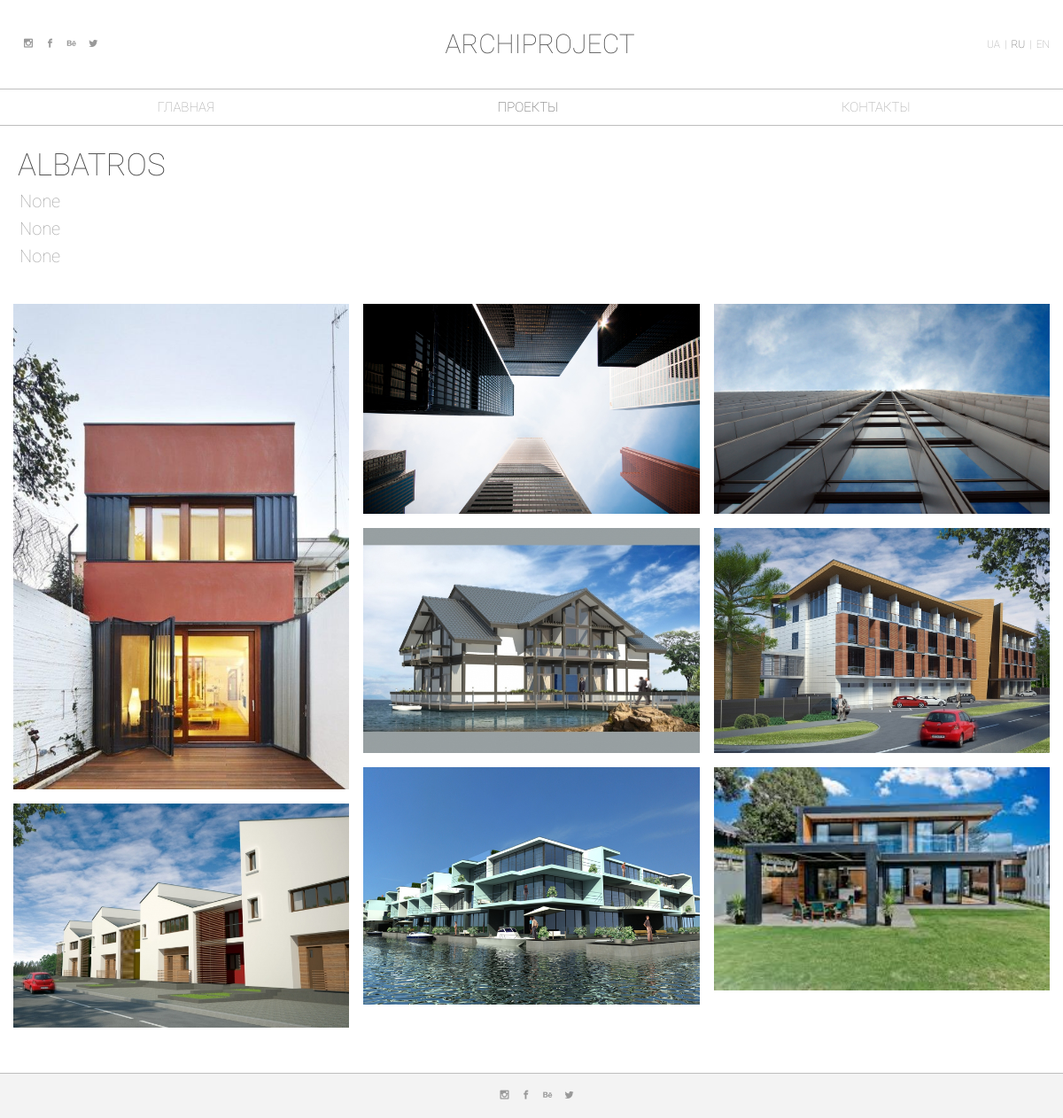
The app's page /ru/projects/building/1/ with its own data.
### archapp/models.py (models this page shows, shortened)
class BuildingProject(models.Model):
    title_en = models.CharField(max_length=40,blank=True, null=True)
    title_ru = models.CharField(max_length=40,blank=True, null=True)
    title_ua = models.CharField(max_length=40,blank=True, null=True)
    description_en = models.TextField(max_length=150,blank=True, null=True)
    description_ru = models.TextField(max_length=150,blank=True, null=True)
    description_ua = models.TextField(max_length=150,blank=True, null=True)
    name_en = models.CharField(max_length=100)
    name_ru = models.CharField(max_length=100)
    name_ua = models.CharField(max_length=100)
    location_en = models.CharField(max_length=200,blank=True, null=True)
    location_ru = models.CharField(max_length=200,blank=True, null=True)
    location_ua = models.CharField(max_length=200,blank=True, null=True)
    text_en = models.TextField(max_length=500,blank=True, null=True)
    text_ru = models.TextField(max_length=500,blank=True, null=True)
    text_ua = models.TextField(max_length=500,blank=True, null=True)
    year = models.CharField(max_length=9,blank=True, null=True)
    img = models.FileField(blank=True, null=True)
    type = models.ForeignKey(BuildingType, blank=True, null=True)
    date = models.DateTimeField(default=datetime.now(), null=False, blank=False)
    active = models.BooleanField(default=True)
    category = 'building'

class BuildingImage(models.Model):
   project = models.ForeignKey(BuildingProject, on_delete=models.CASCADE)
   img = models.FileField(blank=True, null=True)

### archapp/views.py (the view)
# urls.py: url(r'^ru/projects/(?P<category>[\w]+)/(?P<pk>[0-9]+)/', views.ruproject, name='ruproject'),
def ruproject(request, category, pk):
    if category=='building':
        project = BuildingProject.objects.filter(pk=pk)
        images = BuildingImage.objects.all().filter(project=pk)
    elif category=='interior':
        project = InteriorProject.objects.filter(pk=pk)
        images = InteriorImage.objects.all().filter(project=pk)
    else:
        project = FloatingProject.objects.filter(pk=pk)
        images = FloatingImage.objects.all().filter(project=pk)
    content = {
        'Project' : project,
        'Images' : images,
    }
    return render(request, 'ru/ruproject.html', content)

### archapp/templates/ru/ruproject.html (shortened to what this page needs)
{% extends "ru/ruindex.html" %}
{% load staticfiles %}
{% block headinua %}
  <link rel="stylesheet" href="{% static 'css/project.css' %}"/>
    <link rel="stylesheet" href="{% static 'popup/magnific-popup.css' %}">
{% endblock %}
{% block content %}
<div class="lang">
  <ul class="lang-list">
    {% for P in Project %}
    <li id="lang-ua"><a href="/projects/{{P.category}}/{{P.pk}}/">UA</a></li>
    <li>|</li>
    <li id="lang-ru" class="active-item"><a href="/ru/projects/{{P.category}}/{{P.pk}}/">RU</a></li>
    <li>|</li>
    <li id="lang-en"><a href="/en/projects/{{P.category}}/{{P.pk}}/">EN</a></li>
    {% endfor %}
  </ul>
</div>
</div>
</header>
<nav class="menu">
<ul class="menu-list">
<li id="menu-home"><a href="/ru/">ГЛАВНАЯ</a></li>
<li id="menu-projects" class="active-item"><a href="/ru/projects/">ПРОЕКТЫ</a></li>
<li id="menu-contact"><a href="/ru/contact/">КОНТАКТЫ</a></li>
</ul>
</nav>
<header class="projects-type">
  {% for P in Project %}
  <h2 class="second-header">{{ P.name_ru }}</h2>
  <div class="project-line"></div>
  <p class="project-date"> {{ P.year }}</p>
  <p class="project-place">{{ P.location_ru }}</p>
  <p class="project-text">{{ P.text_ru }}</p>
  {% endfor %}
</header>
<section class="projects-wrapper">
  <div class="projects" >
    <div id="portfolio">
      {% for I in Images %}
      <div class="tile">
         <a href="{{ I.img.url }}" data-source="{{ I.img.url }}">
           <img src="{{ I.img.url }}" alt="" />
        </a>
      </div>
      {% endfor %}
    </div>
  </div>
</section>
{% endblock %}

### archapp/static/css/all.css (style rules this page uses)
* { box-sizing: border-box; outline: none; }
body { margin: 0; font-family: Roboto-Thin, sans-serif; position: relative; padding-bottom: 70px; }
a { text-decoration: none; }
.lang { width: auto; }
.lang-list { list-style-type: none; margin: 0; padding: 0; }
.lang-list li { float: left; margin-left: 5px; }
.lang-list a, .lang-list li { color: #999; line-height: 30px; font-size: 12px; }
.active-item a { color: #464646; }
.menu { border-bottom: 1px solid #bebebe; }
.menu-list { position: relative; margin: 5px; margin-right: auto; margin-left: auto; padding-left: 15px; padding-right: 15px; display: flex; justify-content: space-around; height: auto; list-style-type: none; padding: 0; }
@media (min-width: 768px) { .menu-list { width: 750px; } }
@media (min-width: 992px) { .menu-list { width: 970px; } }
@media (min-width: 1200px) { .menu-list { width: 1170px; } }
.menu-list li { float: left; margin-left: 5px; }
.menu-list a, .menu-list li { color: #999; line-height: 30px; font-size: 15px; text-transform: uppercase; }

### archapp/static/css/project.css (style rules this page uses)
.projects-wrapper, .projects-type { margin-right: auto; margin-left: auto; }
@media (min-width: 768px) { .projects-wrapper, .projects-type { width: 750px; } }
@media (min-width: 992px) { .projects-wrapper, .projects-type { width: 970px; } }
@media (min-width: 1200px) { .projects-wrapper, .projects-type { width: 1170px; } }
.projects { position: relative; display: flex; flex-wrap: wrap; justify-content: space-around; height: auto; align-items:center; }
.second-header { margin: 5px; margin-top: 30px; color: #464646; font-size: 35px; line-height: 30px; text-transform: uppercase; font-weight: normal; }
.project-line { border-bottom: 1px solid #fff; width: 200px; }
#portfolio { -webkit-column-count: 1; -moz-column-count: 1; column-count: 1; -webkit-column-width: 100%; -moz-column-width: 100%; column-width: 100%; }
@media (min-width: 768px) { #portfolio { width: 100%; margin: 1rem 0; -webkit-column-count: 2; -moz-column-count: 2; column-count: 2; -webkit-column-gap: 1rem; -moz-column-gap: 1rem; column-gap: 1rem; -webkit-column-width: 50%; -moz-column-width: 50%; column-width: 50%; } }
@media (min-width: 1200px) { #portfolio { margin: 1rem 0; -webkit-column-count: 3; -moz-column-count: 3; column-count: 3; -webkit-column-gap: 1rem; -moz-column-gap: 1rem; column-gap: 1rem; -webkit-column-width: 33.33333333333333%; -moz-column-width: 33.33333333333333%; column-width: 33.33333333333333%; } }
.tile { opacity: 1; transition: all 0.5s ease; }
.projects-type p { font-size: 20px; margin: 7px; max-width: 40%; color: #999; }
.tile img { max-width: 100%; width: 100%; height: auto; margin-bottom: 1rem; }

### records on screen
BuildingProject: name_ru "ALBATROS", year "None", location_ru "None", text_ru "None"
BuildingImage: img (picture)
BuildingImage: img (picture)
BuildingImage: img (picture)
BuildingImage: img (picture)
BuildingImage: img (picture)
BuildingImage: img (picture)
BuildingImage: img (picture)
BuildingImage: img (picture)
